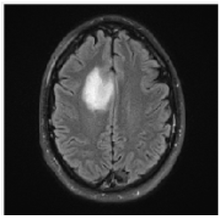
%> input picture TSMO/mri.png, 220 x 218 px, shrunk from 394 x 391 before the run
$ octave otsu1.m   (GNU Octave 9; MATLAB toolbox functions it lacks are replaced by stand-ins)
%> lines starting %> are read from the running program, lines starting %| are printed output that depends on the picture; in (x1, y1, x2, y2) boxes, pixels count from 0 and x2, y2 are one past the last pixel; in counts of white or black regions, pixels touching at a corner belong together; the program's own positions count from 1
I = imread('mri.png');
%> I is the input picture: size 218x220x3 uint8; min 0, max 255, mean 59.7
I=rgb2gray(I);
%> I: size 218x220 uint8
%imshow(I);

% median filter
[row col]=size(I);
%> row = 218; col = 220
J=I;
for i=1:(row-2)
    for j=1:(col-2)
          B = I(i:i+2, j:j+2);
          for k=1:9
              for l=1:8-k
                 if (B(l)>B(l+1))
                     c=B(l);
                     B(l)=B(l+1);
                     B(l+1)=c;
                 end
              end
          end
          J(i+1,j+1)=B(5);
    end
end
%> after the loop, B = [208 254 255; 244 255 255; 252 255 255]; c = 255
   % imwrite(J, 'pic_med_2.pgm');
   % figure(2), imshow(uint8(J));

% Initializing histograms
H = zeros(256);
H1 = zeros(256);
H2 = zeros(256);

% Calculating histogram
[l, w] = size(I);
%> l = 218; w = 220
for r = 1:l
    for c = 1:w
        index = I(r, c);
        index = index + 1;
        H(index) = H(index) + 1;
    end
end
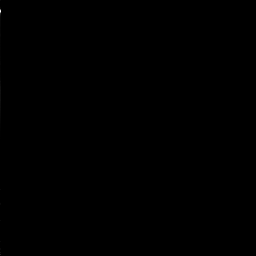
%> H: size 256x256 double; min 0, max 6464, mean 0.7; drawn with min black and max white

% Displaying histogram
%figure;
%hist = bar(0:255, H, 'histc');

% Thresholding
q = zeros(255);
q(1) = H(1) / (l * w); %cumulative prob
%> q: size 255x255 double; values 0 (black) and 0.00442 (white), 0% white in thin lines or dots, all inside (x1, y1, x2, y2) = (0, 0, 1, 1)
n = zeros(255);
u = zeros(255);
P = 0; %probability
max = 0;
index = 0; index1=0 ; index2=0;


%initializing threshold value
sum = 0;
for j = 1:256
    sum = sum + j * H(j);
end
%> this loop made 256 passes
%> sum on passes 1 to 3: 212, 212, 212
%> after the loop, sum = 2910861
sum = sum / (l * w);
%> sum = 60.69

for i = 1:255
%     find sigma b^2 for each
%     pick the maximum value and use the corresponding i
%     if (sigma b^2 > th; th = sigb^2
    P = H(i + 1) / (w); %probability
    q(i + 1) = P + q(i);
    n(i + 1) = ((i + 1) * P) / q(i + 1) + q(i) * n(i) / q(i + 1);
    u(i + 1) = (sum - q(i + 1) * n(i + 1)) / (1 - q(i + 1)); %mean
    s1 = q(i + 1) * (1 - q(i + 1)) * (n(i + 1) - u(i + 1)); %variance
    s = s1 ^ 2;    %maximize inter class variance
    if (s > max)
        max = s;
        index = i;
    end
end
%> this loop made 255 passes
%> (P, s1, s, max) on passes 1, 3, 5, 6, 7, 8, 9, 10, 11, 12, 13, 14: (0, -0.268, 0.072, 0.072), (0.00455, -0.526, 0.277, 0.277), (0.00909, -1.02, 1.05, 1.05), (0.223, -12.98, 168.5, 168.5), (0.968, -64, 4095.9, 4095.9), (1.37, -134.7, 18150.9, 18150.9), (11.94, -739.8, 547335.8, 547335.8), (25.67, -2015.4, 4061690.7, 4061690.7), (29.38, -3446.1, 11875382.5, 11875382.5), (17.28, -4270.1, 18233596.5, 18233596.5), (5.35, -4520.1, 20431341.1, 20431341.1), (3.26, -4669, 21799779.7, 21799779.7)
%> (P, s1, s) on passes 2, 4, 60: (0, -0.268, 0.072), (0, -0.526, 0.277), (0.368, -5521.2, 30484124.9)
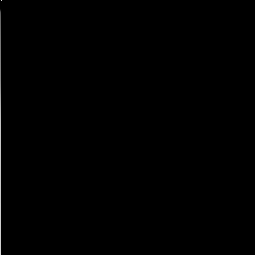
%> q: size 255x255 double; min 0, max 217, mean 0.7
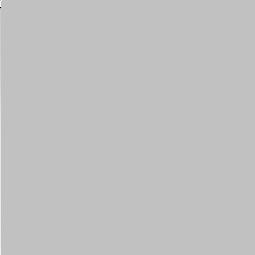
%> u: size 255x255 double; min -245.6, max 77.79, mean 0.1; drawn with min black and max white
%> after the loop, index = 59
% [6 lines of commented-out code are left out]


it=0;
while (it < 100)

count1=1;
count2=1;

it=it+1;

%> (the run ends here)
